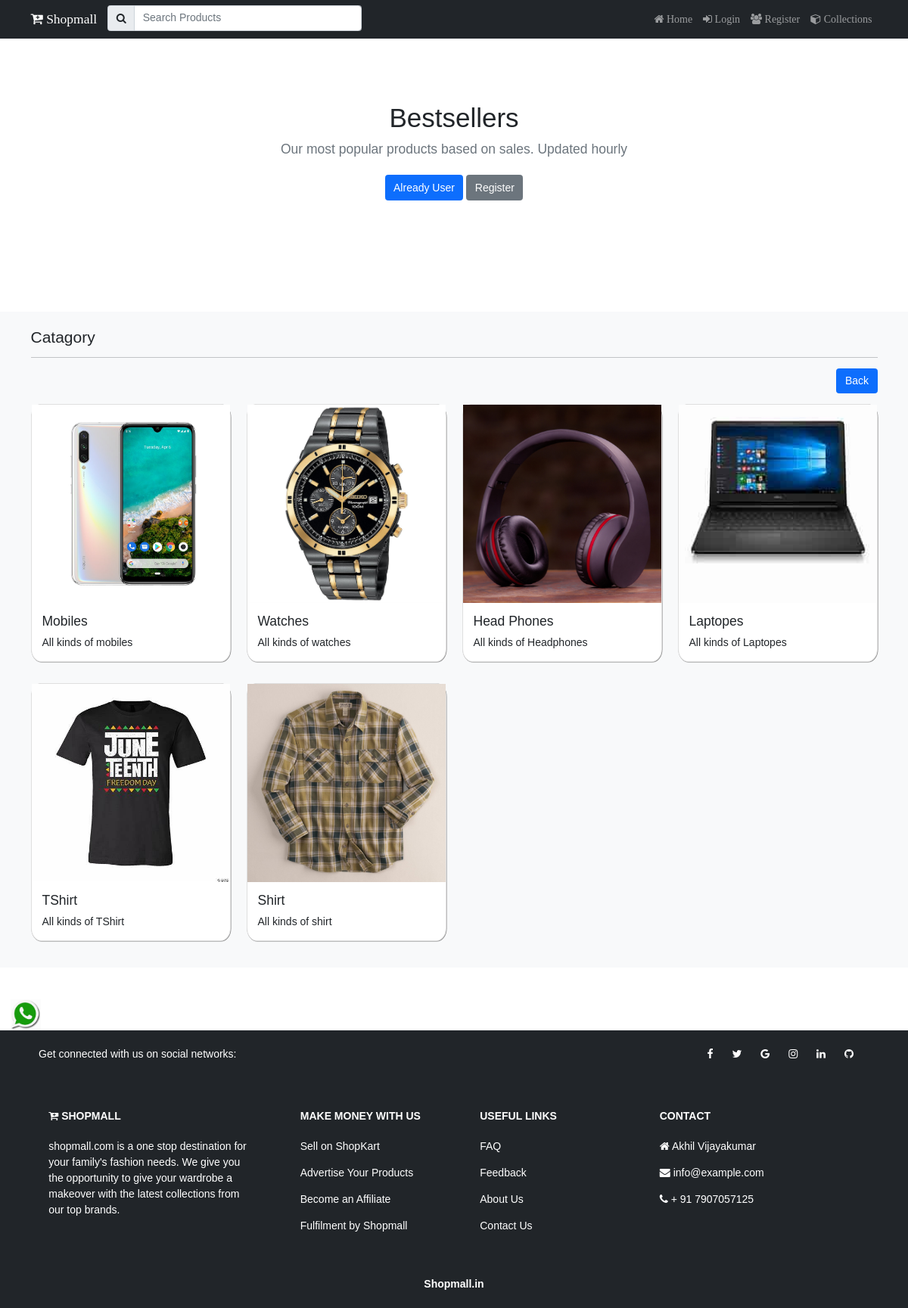
Page /collections/ on the committed database.
### shop/models.py (models this page shows, shortened)
class Catagory(models.Model):
    name=models.CharField(max_length=150,null=False,blank=False)
    image=models.ImageField(upload_to=getFileName,null=True,blank=True)
    description=models.CharField(max_length=500,null=False,blank=False)
    status=models.BooleanField(default=False,help_text="0-show,1-hidden")
    create_at=models.DateTimeField(auto_now_add=True)

### shop/views.py (the view)
# urls.py: path("collections/",views.collections,name="collections"),
def collections(request):
    category=Catagory.objects.filter(status=0)
    context={'category':category}
    return render(request,"shop/collections.html",context)

### shop/templates/shop/collections.html (shortened to what this page needs)
{% extends 'shop/layout/main.html' %}
{% block content %}
    <section class="py-5 text-center container style="margin: top 70px;">
        <div class="row py-lg-5">
            <div class="col-lg-6 col-md-8 mx-auto">
                <h1 class="fw-light">Bestsellers</h1>
                <p class="lead text-muted">Our most popular products based on sales. Updated hourly</p>
                <p>
                    <a href="" class="btn btn-primary my-2">Already User</a>
                    <a href="{% url 'register' %}" class="btn btn-secondary my-2">Register</a>
                </p>
            </div>
        </div>
    </section>
    <section class="bg-light py-4 my-5 ">
        <div class="container">
            <div class="row">
                <div class="col-12">
                    <h4 class="mb-3">Catagory</h4>
                    <hr style="border-color: aliceblue;">
                    <a href="{% url 'home' %}" class="btn btn-primary float-end">Back</a>
                </div>
                {% for item in category %}
                <div class="col-md-4 col-lg-3 ">
                    <a href="{% url 'collections' item.name %}">
                        <div class="card  my-3">
                            <img src="{{item.image.url}}" class="card-image-top" alt="Category">
                            <div class="card-body">
                                <h5 class="card-title text-dark ">{{ item.name }}</h5>
                                <p class="card-text text-dark">{{ item.description}}</p>
                            </div>
                        </div>
                    </a>
                </div>
                {% endfor %}
            </div>
        </div>
    </section>
{% endblock content %}

### shop/templates/shop/layout/main.html (shortened to what this page needs)
{% load static %}
<!doctype html>
<html lang="en">
  <head>
    <link href="https://cdn.jsdelivr.net/npm/bootstrap@5.0.2/dist/css/bootstrap.min.css" rel="stylesheet">
    <link rel="stylesheet" href="https://cdnjs.cloudflare.com/ajax/libs/font-awesome/4.7.0/css/font-awesome.min.css">
    <link rel="stylesheet" href="{% static 'css/style.css' %}">
    <link rel="stylesheet" href="//code.jquery.com/ui/1.13.2/themes/base/jquery-ui.css">
  </head>
  <body>
    {% include 'shop/inc/navbar.html' %}
    {% block content %}
    {% endblock content %}
    <a href="https://wa.me/+917907057125?text=I'm%20interested%20in%20to%chat" target="_blank" class="wahtapp m-3">
      <img src="{% static 'images/what app.png' %}" alt="whatapp" width="40px">
    </a>
    {% include 'shop/inc/footer.html' %}
  </body>
</html>

### shop/templates/shop/inc/navbar.html (shortened to what this page needs)
<nav class="navbar navbar-expand-lg navbar-dark bg-dark fix-top">
    <div class="container">
      <a class="navbar-brand" href="{% url 'home' %}"><i class="fa fa-cart-plus"> Shopmall</i></a>
      <div class="search-bar" >
          <form action="{% url 'searchproduct' %}" method="POST">
            <div class="input-group mb-1" >
              <button class="input-group-text"  type="submit" ><i class="fa fa-search"></i></button>
              <input type="search" required class="form-control" id="searchproducts" name="productsearch" placeholder="Search Products"  >
            </div>
          </form>
      </div>
      <div class="collapse navbar-collapse" id="navbarNav"  >
        <ul class="navbar-nav ms-auto "  >
          <li class="nav-item">
            <a class="nav-link" aria-current="page" href="{% url 'home' %}"><i class="fa fa-home"> Home</i></a>
          </li>
          {% if request.user.is_authenticated %}
          <li class="nav-item">
            <a class="nav-link" href="{% url 'my_orders' %}"><i class="fa fa-user"> {{request.user}}</i></a>
          </li>
          <li class="nav-item">
            <a class="nav-link" href="{% url 'logout' %}"><i class="fa fa-sign-out"> Log out</i></a>
          </li>
          {% else %}
          <li class="nav-item">
            <a class="nav-link" href="{% url 'login' %}"><i class="fa fa-sign-in"> Login</i></a>
          </li>
          <li class="nav-item">
            <a class="nav-link" href="{% url 'register' %}"><i class="fa fa-users"> Register</i></a>
          </li>
          {% endif %}
          <li class="nav-item">
            <a class="nav-link" href="{% url 'collections' %}"><i class="fa fa-cube"> Collections</i></a>
        </ul>
      </div>
    </div>
  </nav>

### shop/templates/shop/inc/footer.html
<footer class="text-center text-lg-start bg-dark text-white">
    <section class="container d-flex justify-content-center justify-content-lg-between p-4">
      <div class="me-5 d-none d-lg-block">
        <span>Get connected with us on social networks:</span>
      </div>
      <div>
        <a href="" class="me-4 text-reset"><i class="fa fa-facebook"></i></a>
        <a href="" class="me-4 text-reset"><i class="fa fa-twitter"></i></a>
        <a href="" class="me-4 text-reset"><i class="fa fa-google"></i></a>
        <a href="" class="me-4 text-reset"><i class="fa fa-instagram"></i></a>
        <a href="" class="me-4 text-reset"><i class="fa fa-linkedin"></i></a>
        <a href="" class="me-4 text-reset"><i class="fa fa-github"></i></a>
      </div>
    </section>
    <section class="">
      <div class="container text-center text-md-start mt-5">
        <div class="row mt-3">
          <div class="col-md-3 col-lg-4 col-xl-3 mx-auto mb-4">
            <h6 class="text-uppercase fw-bold mb-4"><i class="fa fa-cart-plus"></i> ShopMall</h6>
            <p>
              shopmall.com is a one stop destination for your family's fashion needs.
               We give you the opportunity to give your wardrobe a makeover with the latest collections from our top brands.
            </p>
          </div>
          <div class="col-md-2 col-lg-2 col-xl-2 mx-auto mb-4">
            <h6 class="text-uppercase fw-bold mb-4">Make Money with Us</h6>
            <p><a href="#!" class="text-reset">Sell on ShopKart</a></p>
            <p><a href="#!" class="text-reset">Advertise Your Products</a></p>
            <p><a href="#!" class="text-reset">Become an Affiliate</a></p>
            <p><a href="#!" class="text-reset">Fulfilment by Shopmall</a></p>
          </div>
          <div class="col-md-3 col-lg-2 col-xl-2 mx-auto mb-4">
            <h6 class="text-uppercase fw-bold mb-4">Useful links</h6>
            <p><a href="#!" class="text-reset">FAQ</a></p>
            <p><a href="#!" class="text-reset">Feedback</a></p>
            <p><a href="#!" class="text-reset">About Us</a></p>
            <p><a href="#!" class="text-reset">Contact Us</a></p>
          </div>
          <div class="col-md-4 col-lg-3 col-xl-3 mx-auto mb-md-0 mb-4">
            <h6 class="text-uppercase fw-bold mb-4"> Contact</h6>
            <p><i class="fa fa-home"></i> Akhil Vijayakumar</p>
            <p><i class="fa fa-envelope"></i> info@example.com</p>
            <p><i class="fa fa-phone"></i> + 91 7907057125</p>
          </div>
        </div>
      </div>
    </section>
    <div class="text-center p-4">
        <a class="text-reset fw-bold" href="#"> Shopmall.in</a>
    </div>
  </footer>

### static/css/style.css (style rules this page uses)
html { font-size: 14px; }
body { font-family: sans-serif; }
a { text-decoration: none; }
.card { border-radius: 5%; box-shadow: 0.5px 0.5px gray; }
.search-bar { width: 30% !important; }

### rows in the picture
Catagory: image (picture), name "Mobiles", description "All kinds of mobiles"
Catagory: image (picture), name "Watches", description "All kinds of watches"
Catagory: image (picture), name "Head Phones", description "All kinds of Headphones"
Catagory: image (picture), name "Laptopes", description "All kinds of Laptopes"
Catagory: image (picture), name "TShirt", description "All kinds of TShirt"
Catagory: image (picture), name "Shirt", description "All kinds of shirt"
